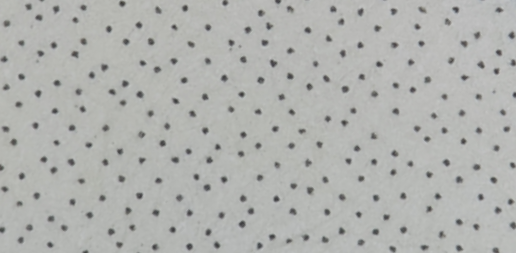
//> input picture Test/imgs/dot45.png, 516 x 253 px
$ ./base   (built with g++ and OpenCV 4)
//> lines starting //> are read from the running program, lines starting //| are printed output that depends on the picture; after the words box and inside, x2 and y2 are one past the last pixel; in counts of white or black regions, pixels touching at a corner belong together
#include <opencv2/opencv.hpp>
#include <opencv2/highgui/highgui.hpp>
#include <opencv2/imgproc/imgproc.hpp>

using namespace cv;

// 허프 선 검출 함수
void houghLinesCallback(int, void*);

// 전역 변수
int rho_slider = 10;  // 초기 rho 값
int theta_slider = 235;  // 초기 theta 값
int threshold_slider = 100;  // 초기 threshold 값

Mat image; // 이미지 전역 변수
Mat edges; // 엣지 전역 변수

int main() {
    // 이미지를 로드합니다.
    image = imread("dot45.png");
//> image is the input picture: 253 rows x 516 cols, CV_8UC3; mean B, G, R 175.5, 178.4, 177

    // 그레이스케일로 변환합니다.
    Mat gray;
    cvtColor(image, gray, COLOR_BGR2GRAY);

    // 엣지 검출을 수행합니다. (예: Canny 엣지 검출)
    Canny(gray, edges, 50, 150);
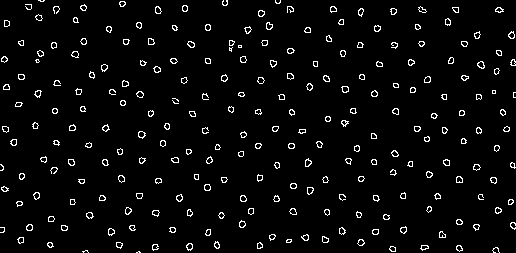
//> edges: 253 rows x 516 cols, CV_8UC1; 3.9% white in thin lines or dots

    // 초기 허프 선 검출을 수행합니다.
    std::vector<Vec2f> lines;
    HoughLines(edges, lines, rho_slider, CV_PI / (theta_slider ), threshold_slider);
//> lines = 1118 lines (rho, theta), first 12: [-110, 2.38], [170, 1.48], [80, 1.48], [160, 1.58], [220, 1.24], [220, 1.63], [260, 1.5], [60, 1.58], [80, 1.91], [240, 0.78], [230, 1.2], [250, 1.52]

    // 결과를 표시합니다.
    namedWindow("Hough Lines");
    imshow("Hough Lines", image);

    // 트랙바를 생성하고 콜백 함수를 등록합니다.
    createTrackbar("Rho * 10", "Hough Lines", &rho_slider, 100, houghLinesCallback);
    createTrackbar("Theta", "Hough Lines", &theta_slider, 360, houghLinesCallback);
    createTrackbar("Threshold", "Hough Lines", &threshold_slider, 500, houghLinesCallback);

    waitKey(0);

    return 0;
}


void houghLinesCallback(int, void*) {
    // 트랙바의 값을 실수로 변환합니다.
    double rho = static_cast<double>(rho_slider) / 10.0;
//> rho = 1

    // 트랙바의 값이 변경될 때마다 새로운 허프 선 검출을 수행합니다.
    std::vector<Vec2f> lines;
    HoughLines(edges, lines, rho, CV_PI / (theta_slider ), threshold_slider);
//> lines = empty

    // 검출된 선을 원본 이미지에 그립니다.
    Mat result = image.clone();  // 이미지 크기와 채널을 복사된 이미지에 맞춤
    for (size_t i = 0; i < lines.size(); ++i) {
        float rho = lines[i][0], theta = lines[i][1];
        Point pt1, pt2;
        double a = cos(theta), b = sin(theta);
        double x0 = a * rho, y0 = b * rho;
        pt1.x = cvRound(x0 + 1000 * (-b));
        pt1.y = cvRound(y0 + 1000 * (a));
        pt2.x = cvRound(x0 - 1000 * (-b));
        pt2.y = cvRound(y0 - 1000 * (a));
        line(result, pt1, pt2, Scalar(0, 0, 255), 2, LINE_AA);
    }
//> this loop made 0 passes

    // 새로운 결과를 표시합니다.
    imshow("Hough Lines", result);
}

$ run again, with Test/imgs/dot_15.png copied over Test/imgs/dot45.png
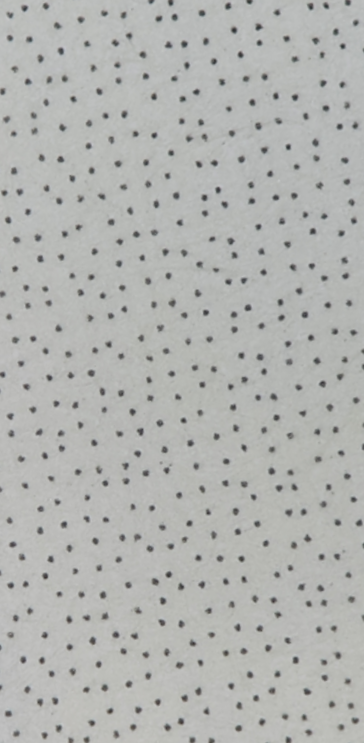
//> input picture Test/imgs/dot_15.png, 364 x 743 px
//> image is the input picture: 743 rows x 364 cols, CV_8UC3; mean B, G, R 177.1, 179.7, 178.4
//> `Canny(gray, edges, 50, 150);`:
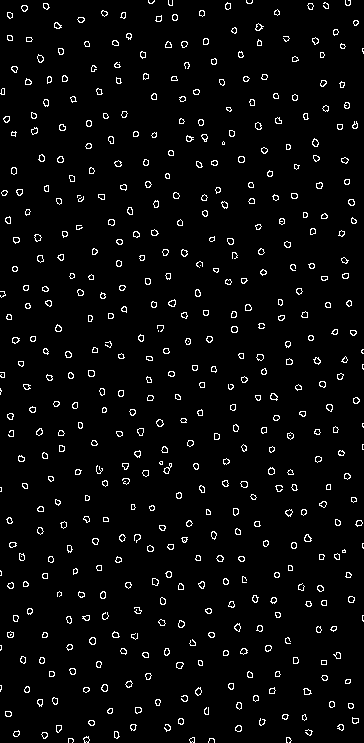
//> edges: 743 rows x 364 cols, CV_8UC1; 3.7% white in thin lines or dots
//> `HoughLines(edges, lines, rho_slider, CV_PI / (theta_slider ), threshol..`: lines = 2146 lines (rho, theta), first 12: [-70, 2.89], [-170, 2.9], [-80, 2.9], [-50, 2.89], [-220, 2.9], [-100, 2.9], [-120, 2.89], [0, 2.89], [-150, 2.9], [-160, 2.89], [-40, 2.87], [30, 2.87]
//> in houghLinesCallback, `double rho = static_cast<double>(rho_slider) / 10.0;`: rho = 1
//> in houghLinesCallback, `HoughLines(edges, lines, rho, CV_PI / (theta_slider ), threshold_slide..`: lines = 3 lines (rho, theta): [-70, 2.89], [-74, 2.89], [-164, 2.89]
//> the loop in houghLinesCallback, `for (size_t i = 0; i < lines.size(); ++i)` made 3 passes
//> (rho, x0, y0) on passes 1 to 3: (-70, 67.75, -17.59), (-74, 71.63, -18.59), (-164, 158.7, -41.21)
//> after the loop in houghLinesCallback, `for (size_t i = 0; i < lines.size(); ++i)`:
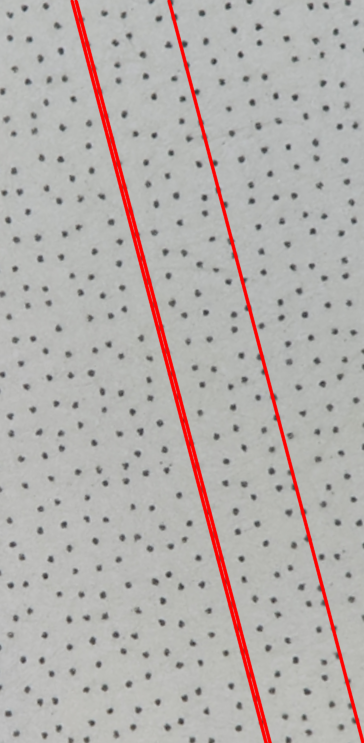
//> result: 743 rows x 364 cols, CV_8UC3; 3.88% of pixels changed, all inside (x1, y1, x2, y2) = (69, 0, 364, 743)

$ run again, with Test/imgs/dot_30.png copied over Test/imgs/dot45.png
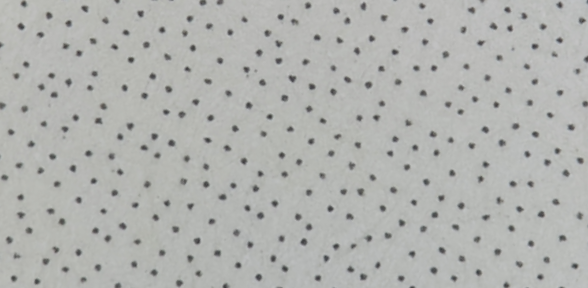
//> input picture Test/imgs/dot_30.png, 588 x 288 px
//> image is the input picture: 288 rows x 588 cols, CV_8UC3; mean B, G, R 176, 178.9, 177.6
//> `Canny(gray, edges, 50, 150);`:
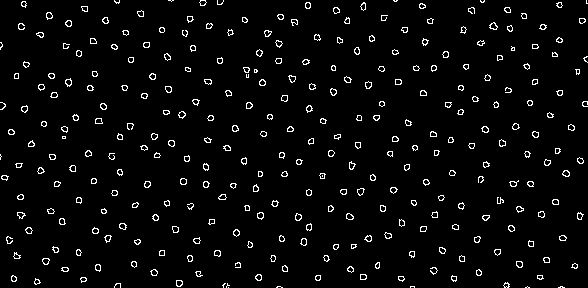
//> edges: 288 rows x 588 cols, CV_8UC1; 3.7% white in thin lines or dots
//> `HoughLines(edges, lines, rho_slider, CV_PI / (theta_slider ), threshol..`: lines = 1423 lines (rho, theta), first 12: [-40, 2.11], [-30, 2.09], [-10, 2.1], [-60, 2.1], [260, 1.22], [40, 2.1], [250, 1.31], [10, 2.1], [100, 1.76], [260, 1.14], [70, 1.72], [250, 1.24]
//> rho = 1
//> in houghLinesCallback, `HoughLines(edges, lines, rho, CV_PI / (theta_slider ), threshold_slide..`: lines = empty
